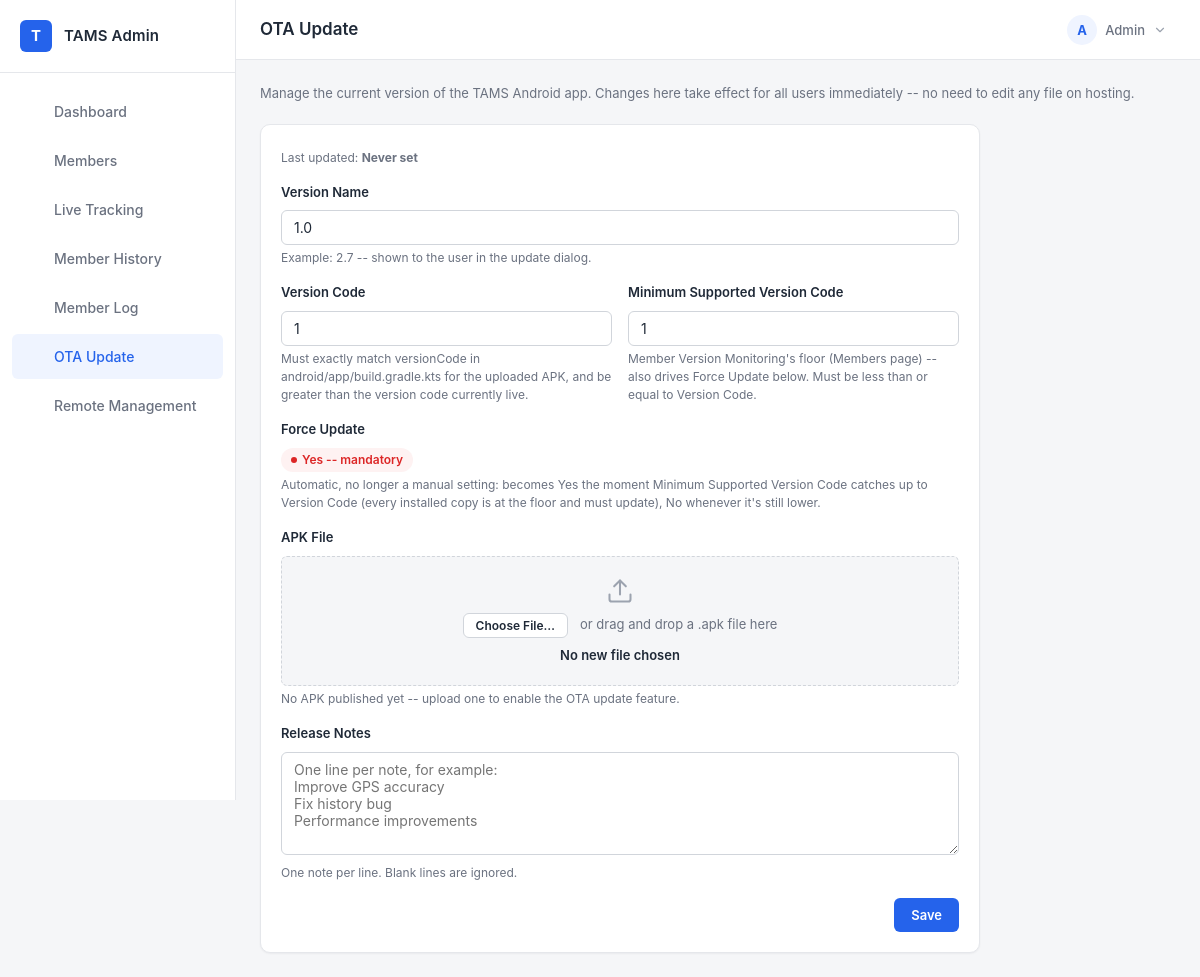
The app's page /pages/ota_update.php (signed in) with its own data.
### tables this page shows
CREATE TABLE IF NOT EXISTS `tams_ota_update` (
  `id` TINYINT UNSIGNED NOT NULL DEFAULT 1 PRIMARY KEY,
  `version_code` INT NOT NULL,
  `version_name` VARCHAR(20) NOT NULL,
   
   
   
   
   
   
  `min_supported_version_code` INT NOT NULL DEFAULT 1,
   
   
   
   
   
   
  `apk_url` VARCHAR(500) NOT NULL DEFAULT '',
  `release_notes` TEXT NOT NULL,
   
  `updated_at` DATETIME NULL DEFAULT NULL,
  CONSTRAINT `chk_ota_update_single_row` CHECK (`id` = 1)
);

### helpers/functions.php (called while the page is built, shortened)
<?php
function e(?string $value): string
{
    return htmlspecialchars($value ?? '', ENT_QUOTES, 'UTF-8');
}
function asset_version(string $relativePath): string
{
    $absolutePath = __DIR__ . '/../' . $relativePath;
    $mtime = @filemtime($absolutePath);
    return $mtime !== false ? ('?v=' . $mtime) : '';
}

### pages/ota_update.php (the view, shortened to what this page needs)
<?php
require __DIR__ . '/../config.php';
require __DIR__ . '/../helpers/functions.php';
$stmt = $pdo->query("SELECT version_code, min_supported_version_code, version_name, apk_url, release_notes, updated_at FROM tams_ota_update WHERE id = 1 LIMIT 1");
$version = $stmt->fetch() ?: [
    'version_code' => 0,
    'min_supported_version_code' => 1,
    'version_name' => '',
    'apk_url' => '',
    'release_notes' => '',
    'updated_at' => null,
];
$isForceUpdate = (int) $version['version_code'] > 0
    && (int) $version['min_supported_version_code'] >= (int) $version['version_code'];
$apkPath = __DIR__ . '/../download/TAMS.apk';
$apkExists = is_file($apkPath);
$apkSizeFormatted = null;
$pageTitle = 'OTA Update';
$activeMenu = 'ota_update';
require __DIR__ . '/../layouts/header.php';
?>
<div class="page-header">
    <p class="page-header__desc">Manage the current version of the TAMS Android app. Changes here take effect for all users immediately -- no need to edit any file on hosting.</p>
</div>
<div class="card" style="max-width: 720px;">
    <div class="card__body">
        <p class="form-hint" style="margin-bottom: 16px;">
            Last updated:
            <strong id="versionUpdatedAt"><?= $version['updated_at'] ? e(date('d M Y, H:i', strtotime($version['updated_at'])) . ' WIB') : 'Never set' ?></strong>
        </p>
        <form id="versionForm" novalidate enctype="multipart/form-data">
            <div class="form-group" id="groupVersionName">
                <label class="form-label" for="versionName">Version Name</label>
                <input type="text" class="form-control" id="versionName" name="version_name" maxlength="20" value="<?= e($version['version_name']) ?>" required>
                <div class="form-hint">Example: 2.7 -- shown to the user in the update dialog.</div>
            </div>
            <div class="form-row">
                <div class="form-group" id="groupVersionCode">
                    <label class="form-label" for="versionCode">Version Code</label>
                    <input type="number" class="form-control" id="versionCode" name="version_code" min="1" step="1" value="<?= (int) $version['version_code'] ?>" required>
                    <div class="form-hint">Must exactly match versionCode in android/app/build.gradle.kts for the uploaded APK, and be greater than the version code currently live.</div>
                </div>
                <div class="form-group" id="groupMinSupportedVersionCode">
                    <label class="form-label" for="minSupportedVersionCode">Minimum Supported Version Code</label>
                    <input type="number" class="form-control" id="minSupportedVersionCode" name="min_supported_version_code" min="1" step="1" value="<?= (int) $version['min_supported_version_code'] ?>" required>
                    <div class="form-hint">Member Version Monitoring's floor (Members page) -- also drives Force Update below. Must be less than or equal to Version Code.</div>
                </div>
            </div>
            <div class="form-group">
                <span class="form-label">Force Update</span>
                <div>
                    <span class="badge <?= $isForceUpdate ? 'badge--danger' : 'badge--success' ?>" id="forceUpdateBadge">
                        <?= $isForceUpdate ? 'Yes -- mandatory' : 'No -- optional' ?>
                    </span>
                </div>
                <div class="form-hint">Automatic, no longer a manual setting: becomes Yes the moment Minimum Supported Version Code catches up to Version Code (every installed copy is at the floor and must update), No whenever it's still lower.</div>
            </div>
            <div class="form-group" id="groupApk">
                <label class="form-label" for="apkFile">APK File</label>
                <div class="file-dropzone" id="apkDropzone">
                    <svg class="file-dropzone__icon" viewBox="0 0 24 24" width="28" height="28" fill="none" stroke="currentColor" stroke-width="1.75" stroke-linecap="round" stroke-linejoin="round"><path d="M21 15v4a2 2 0 0 1-2 2H5a2 2 0 0 1-2-2v-4"/><polyline points="17 8 12 3 7 8"/><line x1="12" y1="3" x2="12" y2="15"/></svg>
                    <div class="file-dropzone__prompt">
                        <button type="button" class="btn btn-secondary btn-sm" id="apkChooseBtn">Choose File&hellip;</button>
                        <span>or drag and drop a .apk file here</span>
                    </div>
                    <span class="file-dropzone__name" id="apkFileName">No new file chosen</span>
                </div>
                <div class="form-hint" id="apkCurrentInfo">
                    <?php if ($apkExists): ?>
                        Currently published: <a href="<?= e($version['apk_url']) ?>" id="apkCurrentLink" target="_blank" rel="noopener"><?= e($version['apk_url']) ?></a>
                        (<span id="apkCurrentSize"><?= e($apkSizeFormatted) ?></span>) -- choose a new file above to replace it.
                    <?php else: ?>
                        No APK published yet -- upload one to enable the OTA update feature.
                    <?php endif; ?>
                </div>
            </div>
            <div class="form-group" id="groupReleaseNotes">
                <label class="form-label" for="releaseNotes">Release Notes</label>
                <textarea class="form-control" id="releaseNotes" name="release_notes" rows="5" placeholder="One line per note, for example:&#10;Improve GPS accuracy&#10;Fix history bug&#10;Performance improvements"><?= e($version['release_notes']) ?></textarea>
                <div class="form-hint">One note per line. Blank lines are ignored.</div>
            </div>
            <div style="display: flex; justify-content: flex-end; margin-top: var(--space-2);">
                <button type="submit" class="btn btn-primary" id="versionSubmitBtn">Save</button>
            </div>
        </form>
    </div>
</div>
<?php require __DIR__ . '/../layouts/footer.php'; ?>

### layouts/header.php (shortened to what this page needs)
<?php
$activeMenu = $activeMenu ?? '';
$adminName = $_SESSION['admin_name'] ?? '';
$adminUsername = $_SESSION['admin_username'] ?? '';
$adminInitial = $adminName !== '' ? mb_strtoupper(mb_substr($adminName, 0, 1)) : '?';
?>
<!DOCTYPE html>
<html lang="en">
<head>
    <link rel="stylesheet" href="../assets/css/style.css<?= asset_version('assets/css/style.css') ?>">
</head>
<body>
    <div class="app-shell">
        <?php require __DIR__ . '/sidebar.php'; ?>
        <div class="main">
            <header class="topbar">
                <h1 class="topbar__title"><?= e($pageTitle) ?></h1>
                <div class="account-menu" id="accountMenu">
                    <button type="button" class="topbar__user" id="topbarUserBtn" data-name="<?= e($adminName) ?>" data-username="<?= e($adminUsername) ?>" title="Account menu" aria-haspopup="true" aria-expanded="false" aria-controls="accountMenuDropdown">
                        <span class="topbar__user-avatar"><?= e($adminInitial) ?></span>
                        <span class="topbar__user-name"><?= e($adminName) ?></span>
                        <svg class="topbar__user-chevron" viewBox="0 0 24 24" width="14" height="14" fill="none" stroke="currentColor" stroke-width="2" stroke-linecap="round" stroke-linejoin="round"><polyline points="6 9 12 15 18 9"/></svg>
                    </button>
                </div>
            </header>
            <main class="page">

### layouts/sidebar.php
<?php
$navItems = [
    'dashboard' => ['label' => 'Dashboard', 'href' => 'dashboard.php', 'icon' => 'grid'],
    'members' => ['label' => 'Members', 'href' => 'members.php', 'icon' => 'users'],
    'live_tracking' => ['label' => 'Live Tracking', 'href' => 'live_tracking.php', 'icon' => 'map-pin'],
    'history' => ['label' => 'Member History', 'href' => 'history.php', 'icon' => 'route'],
    'member_log' => ['label' => 'Member Log', 'href' => 'member_log.php', 'icon' => 'list'],
    'ota_update' => ['label' => 'OTA Update', 'href' => 'ota_update.php', 'icon' => 'smartphone'],
    'remote_management' => ['label' => 'Remote Management', 'href' => 'remote_management.php', 'icon' => 'sliders'],
];
$icons = [
    'grid' => '<rect x="3" y="3" width="7" height="7" rx="1.5"/><rect x="14" y="3" width="7" height="7" rx="1.5"/><rect x="3" y="14" width="7" height="7" rx="1.5"/><rect x="14" y="14" width="7" height="7" rx="1.5"/>',
    'users' => '<path d="M16 21v-2a4 4 0 0 0-4-4H6a4 4 0 0 0-4 4v2"/><circle cx="9" cy="7" r="4"/><path d="M22 21v-2a4 4 0 0 0-3-3.87"/><path d="M16 3.13a4 4 0 0 1 0 7.75"/>',
    'map-pin' => '<path d="M21 10c0 7-9 13-9 13s-9-6-9-13a9 9 0 0 1 18 0z"/><circle cx="12" cy="10" r="3"/>',
    'route' => '<circle cx="6" cy="19" r="2.5"/><circle cx="18" cy="5" r="2.5"/><path d="M8.5 19H15a3 3 0 0 0 3-3v-1a3 3 0 0 0-3-3H9a3 3 0 0 1-3-3v-1a3 3 0 0 1 3-3h6.5"/>',
    'smartphone' => '<rect x="5" y="2" width="14" height="20" rx="2"/><line x1="12" y1="18" x2="12.01" y2="18"/>',
    'sliders' => '<line x1="4" y1="21" x2="4" y2="14"/><line x1="4" y1="10" x2="4" y2="3"/><line x1="12" y1="21" x2="12" y2="12"/><line x1="12" y1="8" x2="12" y2="3"/><line x1="20" y1="21" x2="20" y2="16"/><line x1="20" y1="12" x2="20" y2="3"/><line x1="1" y1="14" x2="7" y2="14"/><line x1="9" y1="8" x2="15" y2="8"/><line x1="17" y1="16" x2="23" y2="16"/>',
    'list' => '<line x1="8" y1="6" x2="21" y2="6"/><line x1="8" y1="12" x2="21" y2="12"/><line x1="8" y1="18" x2="21" y2="18"/><line x1="3" y1="6" x2="3.01" y2="6"/><line x1="3" y1="12" x2="3.01" y2="12"/><line x1="3" y1="18" x2="3.01" y2="18"/>',
];
?>
<aside class="sidebar" id="sidebar">
    <div class="sidebar__brand">
        <span class="sidebar__brand-mark">T</span>
        <span class="sidebar__brand-name">TAMS Admin</span>
    </div>
    <nav class="sidebar__nav">
        <?php foreach ($navItems as $key => $item): ?>
            <a href="<?= e($item['href']) ?>" class="sidebar__link<?= $activeMenu === $key ? ' sidebar__link--active' : '' ?>">
                <svg class="sidebar__icon" viewBox="0 0 24 24" width="18" height="18" fill="none" stroke="currentColor" stroke-width="2" stroke-linecap="round" stroke-linejoin="round"><?= $icons[$item['icon']] ?></svg>
                <span><?= e($item['label']) ?></span>
            </a>
        <?php endforeach; ?>
    </nav>
</aside>

### layouts/footer.php (shortened to what this page needs)
            </main>
        </div>
    </div>
</body>
</html>

### records on screen
tams_ota_update: version_name "1.0", version_code "1", min_supported_version_code "1"

### other values on screen
$item['label'] "Dashboard"
$item['label'] "Members"
$item['label'] "Live Tracking"
$item['label'] "Member History"
$item['label'] "Member Log"
$item['label'] "OTA Update"
$item['label'] "Remote Management"
$pageTitle "OTA Update"
$adminInitial "A"
$adminName "Admin"
